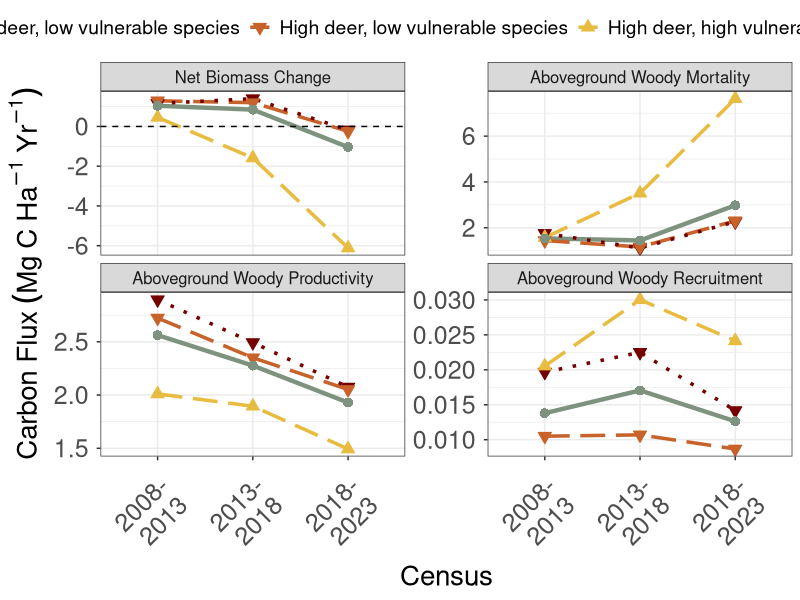

This chart was generated by the following R code:
library(tidyverse) 

woodyfluxes <- read.csv("data/processed_data/WoodyFluxes.csv") %>%
  mutate(quadrat = sprintf("%04d", quadrat))  %>% 
  select(-X) 
grouped_quadrats <- read.csv("data/grouped_quadrats.csv") %>%
  mutate(quadrat = sprintf("%04d", quadrat))  %>% 
  select(-X)

group_trends <- woodyfluxes  %>% 
  left_join(grouped_quadrats, by = c("quadrat" = "quadrat"))  %>% 
  group_by(Group, Census)  %>% 
  summarize(qc = n(),
            AWP = sum(AWP) / qc, 
            AWM = (sum(AWM) / qc ), 
            AWR = sum(AWR) / qc, 
            NetFlux = sum(NetFlux) / qc) %>% 
  mutate(Group = as.character(Group))


tot_trends <- woodyfluxes  %>% 
  group_by(Census)  %>% 
  summarize(qc = n(),
            AWP = sum(AWP) / qc, 
            AWM = (sum(AWM) / qc ),  
            AWR = sum(AWR) / qc, 
            NetFlux = sum(NetFlux) / qc)  %>% 
  mutate(Group = "Whole Plot")

fig3_woodyfluxes <- group_trends  %>% 
  bind_rows(tot_trends)  %>% 
  drop_na()   %>% 
  pivot_longer(c(AWP, AWM, AWR, NetFlux), names_to = c("Flux"),values_to = "MgC_Yr_Ha")  %>% 
  mutate(Flux = factor(Flux, levels = c("NetFlux","AWM","AWP","AWR")),
         lwd_col = if_else(Group %in% c("Whole Plot"), 5, 3),  #0.5, 1.2
         cex_col = if_else(Group %in% c("Whole Plot"), 5, 3),
         cens_int = case_when(Census == 2 ~ "2008-\n2013",
                              Census == 3 ~ "2013-\n2018",
                              Census == 4 ~ "2018-\n2023")
  )



colz <- c("#750000","#C7622B","#E7BC40", "#7e937f")
flux_names <- as_labeller(c("AWM" = "Aboveground Woody Mortality",
                            "AWP" = "Aboveground Woody Productivity",
                            "AWR" = "Aboveground Woody Recruitment",
                            "NetFlux" = "Net Biomass Change"))

fig3 <- ggplot(fig3_woodyfluxes, aes(x = as.ordered(cens_int), y = MgC_Yr_Ha, group = Group, col = Group)) +
  facet_wrap(~Flux, scales = "free_y", labeller = flux_names) +
  geom_line(data = fig3_woodyfluxes  %>% filter(Group %in% c("Whole Plot")), lwd = 1.5, lty = 1) + 
  geom_line(data = fig3_woodyfluxes %>% filter(Group %in% c("2", "3")), lwd = 1.2, lty = 5) + 
  geom_line(data = fig3_woodyfluxes %>% filter(Group %in% c("1")), lwd = 1.2, lty = 3) +
  geom_point(data = fig3_woodyfluxes %>% filter(Group %in% c("1")), pch = 25, cex = 3, fill = "#750000") +
  geom_point(data = fig3_woodyfluxes %>% filter(Group %in% c("2")), pch = 25, cex = 3, fill = "#C7622B") +
  geom_point(data = fig3_woodyfluxes %>% filter(Group %in% c("3")), pch = 24, cex = 3, fill = "#E7BC40") +
  geom_point (data = fig3_woodyfluxes %>% filter(Group %in% c("Whole Plot")), pch = 16, cex = 3, fill = "#7e937f") +
  geom_hline(data = fig3_woodyfluxes  %>% filter(Flux %in% c("NetFlux")),aes(yintercept = 0), lty = "dashed") +
  scale_color_manual(name = element_blank(),labels = c("Low deer, low vulnerable species","High deer, low vulnerable species", "High deer, high vulnerable species", "Plot"), values = colz) +
  labs(y = expression("Carbon Flux"~(Mg~C~Ha^-1~Yr^-1)), x = "Census") +
  theme_bw() +
  theme(legend.position = "top",
        legend.text = element_text(size = 14),
        legend.background = element_blank(),
        strip.text = element_text(size = 12),
        axis.text.x = element_text(size = 18, margin = margin(t = .15,r = 0, b = .05,l = 0,unit = "in"), angle = 45, hjust = 1),
        axis.text.y = element_text(size = 18, margin = margin(t = 0,r = .08, b = 0,l = 0, unit = "in")),
        axis.title = element_text(size = 20)) 

ggsave(fig3,filename = "doc/display/Figure3.jpeg", units = "in",
       height = 8, width = 10, dpi = 300)


